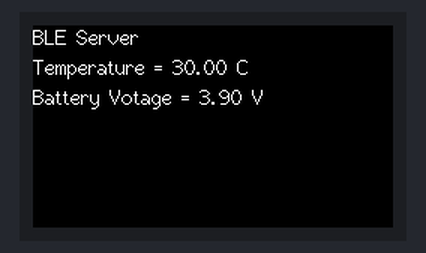
A sketch run on a simulated ESP32. Parts: 240×135 colour display. Nothing arrives over Bluetooth unless stated; a phone connects over Bluetooth LE 3 s after start; what the sketch prints to the serial monitor is not drawn.

Above: at 15.1 s.

The sketch:

BLE_Server.ino
```cpp
#include <BLEDevice.h>
#include <BLEServer.h>
//#include <BLEUtils.h>
//#include <BLE2902.h>
#include <M5StickCPlus.h>
#include <WiFi.h>
#include <WebServer.h>

//#include <Wire.h>

//Default Temperature in Celsius
#define temperatureCelsius

//change to unique BLE server name
#define bleServerName "CSC2106-BLE#01"

float tempC;
float tempF;
float vBatt;

// Timer variables
unsigned long lastTime = 0;
unsigned long timerDelay = 15000;   // update refresh every 15sec

bool deviceConnected = false;

// See the following for generating UUIDs:
// https://www.uuidgenerator.net/
#define SERVICE_UUID "01234567-0123-4567-89ab-0123456789ab"

// Temperature Characteristic and Descriptor
#ifdef temperatureCelsius
  BLECharacteristic imuTemperatureCelsiusCharacteristics("01234567-0123-4567-89ab-0123456789cd", BLECharacteristic::PROPERTY_NOTIFY);
  BLEDescriptor imuTemperatureCelsiusDescriptor(BLEUUID((uint16_t)0x2902));
#else
  BLECharacteristic imuTemperatureFahrenheitCharacteristics("01234567-0123-4567-89ab-0123456789de", BLECharacteristic::PROPERTY_NOTIFY);
  BLEDescriptor imuTemperatureFahrenheitDescriptor(BLEUUID((uint16_t)0x2902));
#endif

// Battery Voltage Characteristic and Descriptor
BLECharacteristic axpVoltageCharacteristics("01234567-0123-4567-89ab-0123456789ef", BLECharacteristic::PROPERTY_NOTIFY);
BLEDescriptor axpVoltageDescriptor(BLEUUID((uint16_t)0x2903));

//Setup callbacks onConnect and onDisconnect
class MyServerCallbacks: public BLEServerCallbacks {
  void onConnect(BLEServer* pServer) {
    deviceConnected = true;
    Serial.println("MyServerCallbacks::Connected...");
  };
  void onDisconnect(BLEServer* pServer) {
    deviceConnected = false;
    Serial.println("MyServerCallbacks::Disconnected...");
  }
};

void setup() {
  // Start serial communication
  Serial.begin(115200);

  // put your setup code here, to run once:
  M5.begin();
  M5.Lcd.setRotation(3);
  M5.Lcd.fillScreen(BLACK);
  M5.Lcd.setCursor(0, 0, 2);
  M5.Lcd.printf("BLE Server", 0);

  // Create the BLE Device
  BLEDevice::init(bleServerName);

  // Create the BLE Server
  BLEServer *pServer = BLEDevice::createServer();
  pServer->setCallbacks(new MyServerCallbacks());

  // Create the BLE Service
  BLEService *bleService = pServer->createService(SERVICE_UUID);

  // Create BLE Characteristics and Create a BLE Descriptor
  // Temperature
  #ifdef temperatureCelsius
    bleService->addCharacteristic(&imuTemperatureCelsiusCharacteristics);
    imuTemperatureCelsiusDescriptor.setValue("IMU Temperature(C)");
    imuTemperatureCelsiusCharacteristics.addDescriptor(&imuTemperatureCelsiusDescriptor);
  #else
    bleService->addCharacteristic(&imuTemperatureFahrenheitCharacteristics);
    imuTemperatureFahrenheitDescriptor.setValue("IMU Temperature(F)");
    imuTemperatureFahrenheitCharacteristics.addDescriptor(&imuTemperatureFahrenheitDescriptor);
  #endif

  // Battery
  bleService->addCharacteristic(&axpVoltageCharacteristics);
  axpVoltageDescriptor.setValue("AXP Battery(V)");
  axpVoltageCharacteristics.addDescriptor(&axpVoltageDescriptor);

  // Start the service
  bleService->start();

  // Start advertising
  BLEAdvertising *pAdvertising = BLEDevice::getAdvertising();
  pAdvertising->addServiceUUID(SERVICE_UUID);
  pServer->getAdvertising()->start();
  Serial.println("Waiting a client connection to notify...");
}

void loop() {
  if (deviceConnected) {
    if ((millis() - lastTime) > timerDelay) {
      // Read temperature as Celsius (the default)
        M5.IMU.getTempData(&tempC);
      // Fahrenheit
      tempF = 1.8*tempC + 32;
      // Battery voltage
      vBatt = M5.Axp.GetBatVoltage();

      //Notify temperature reading from IMU
      #ifdef temperatureCelsius
        static char temperatureCTemp[6];
        dtostrf(tempC, 6, 2, temperatureCTemp);
        //Set temperature Characteristic value and notify connected client
        imuTemperatureCelsiusCharacteristics.setValue(temperatureCTemp);
        imuTemperatureCelsiusCharacteristics.notify();
        Serial.print("Temperature = ");
        Serial.print(tempC);
        Serial.print(" C");

        M5.Lcd.setCursor(0, 20, 2);
        M5.Lcd.print("Temperature = ");
        M5.Lcd.print(tempC);
        M5.Lcd.println(" C");
      #else
        static char temperatureFTemp[6];
        dtostrf(tempF, 6, 2, temperatureFTemp);
        //Set temperature Characteristic value and notify connected client
        imuTemperatureFahrenheitCharacteristics.setValue(temperatureFTemp);
        imuTemperatureFahrenheitCharacteristics.notify();
        Serial.print("Temperature = ");
        Serial.print(tempF);
        Serial.print(" F");

        M5.Lcd.setCursor(0, 20, 2);
        M5.Lcd.print("Temperature = ");
        M5.Lcd.print(tempF);
        M5.Lcd.println(" F");
      #endif

      //Notify battery status reading from AXP192
      static char voltageBatt[6];
      dtostrf(vBatt, 6, 2, voltageBatt);
      //Set voltage Characteristic value and notify connected client
      axpVoltageCharacteristics.setValue(voltageBatt);
      axpVoltageCharacteristics.notify();
      Serial.print(" - Battery Voltage = ");
      Serial.print(vBatt);
      Serial.println(" V");

      M5.Lcd.setCursor(0, 40, 2);
      M5.Lcd.print("Battery Votage = ");
      M5.Lcd.print(vBatt);
      M5.Lcd.println(" V");

      lastTime = millis();
    }
  }
}
```
